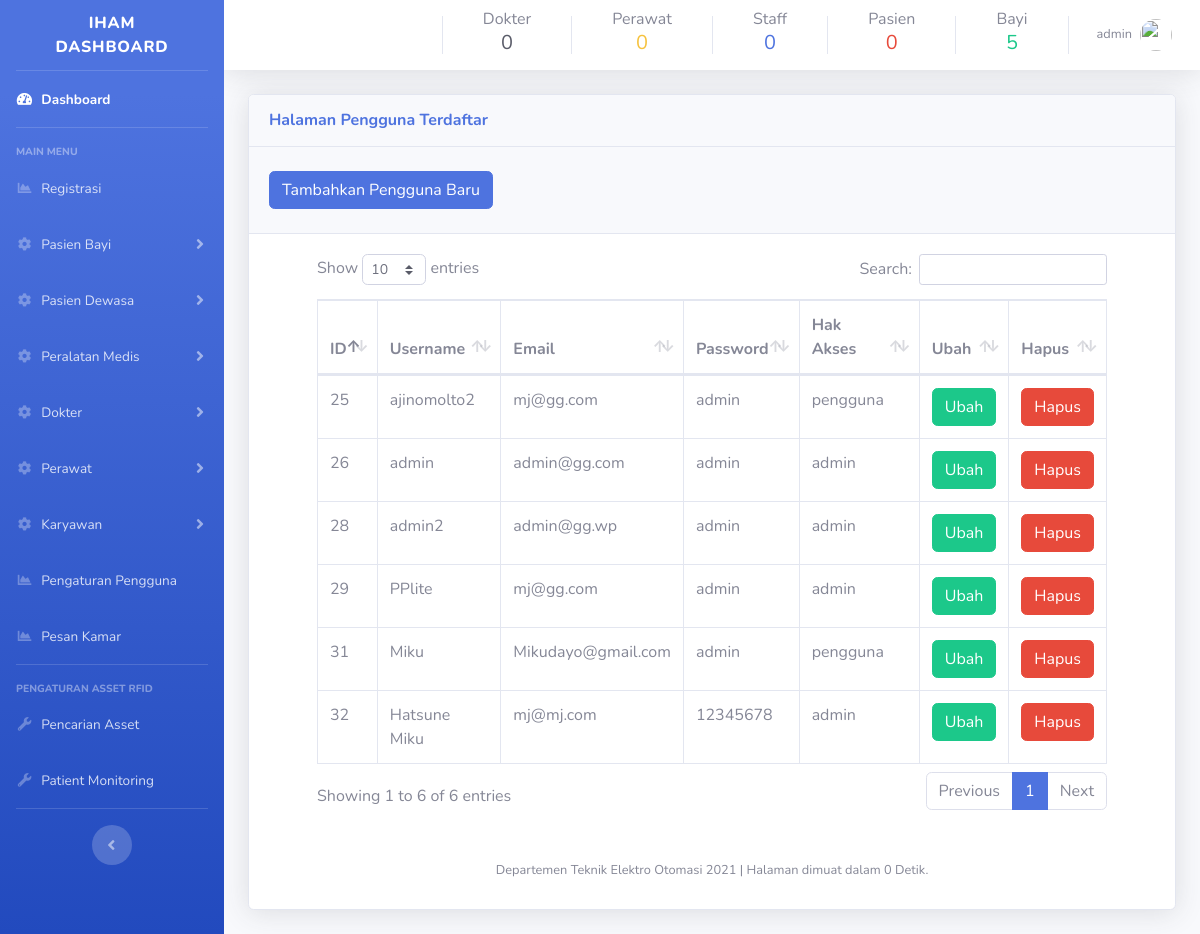
The page /pengaturan-pengguna.php (signed in) on the database as committed earlier.
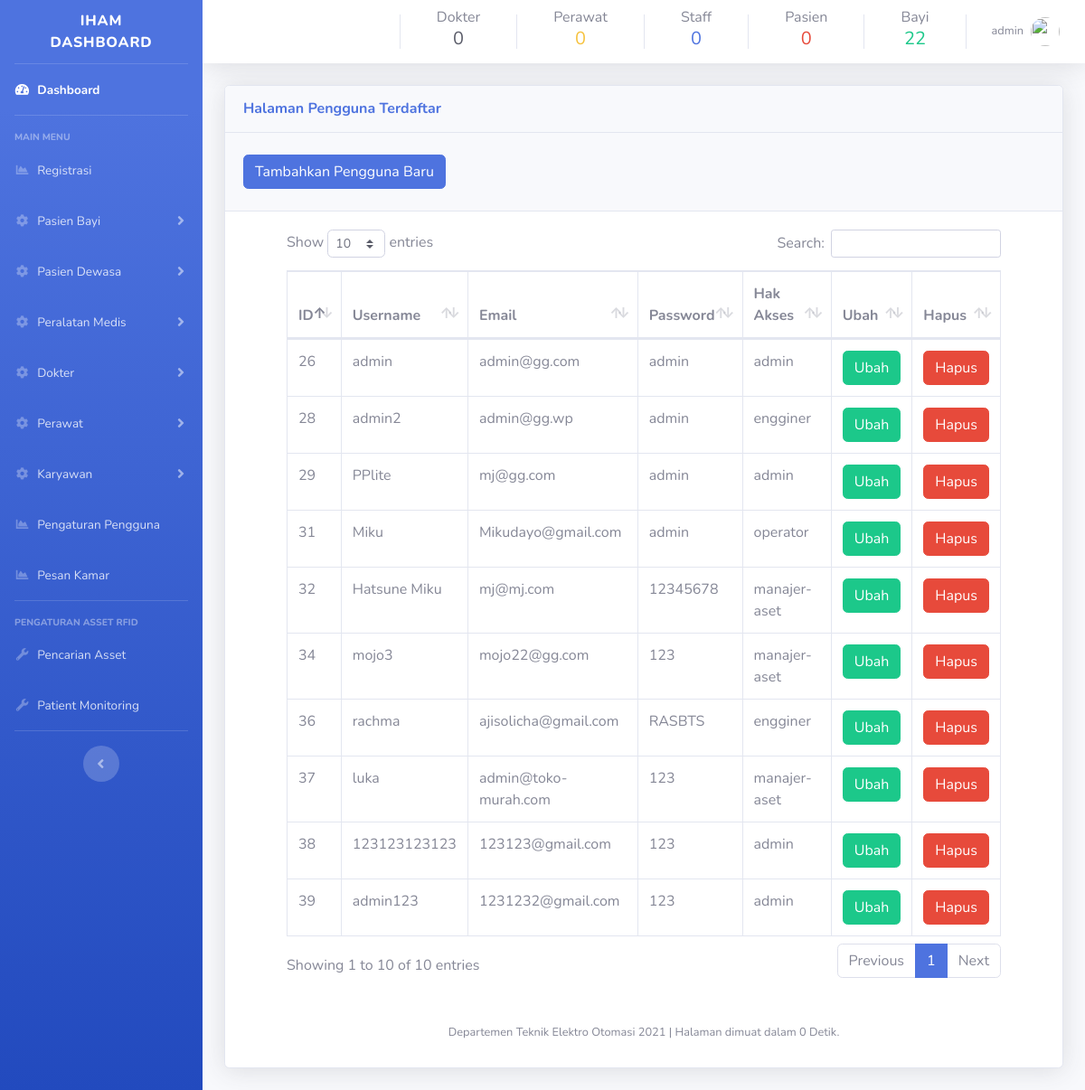
The same page on the database as committed later.
### tables this page shows
CREATE TABLE `register` (
  `id` int(11) NOT NULL,
  `username` varchar(50) NOT NULL,
  `email` varchar(50) NOT NULL,
  `password` varchar(50) NOT NULL,
  `usertype` varchar(20) NOT NULL
);

### halaman/register.php (the view, shortened to what the changed rows need)
<div class="container-fluid">
<div class="card shadow mb-4">
  <div class="card-header py-3">
    <h6 class="m-0 font-weight-bold text-primary">Halaman Pengguna Terdaftar
    </h6>
  </div>
  <div class="card-header py-4">
  <button type="button" class="btn btn-primary" data-toggle="modal" data-target="#addadminprofile">
              Tambahkan Pengguna Baru
            </button>
  </div>
<div class="container-fluid">
<div class="container-fluid">
<div class="card-body">
<div class="table-responsive">
    <?php
    $query = "SELECT * FROM register";
    $query_run = mysqli_query($connection, $query);
    ?>
      <table class="table table-bordered" id="tabelpengguna" width="100%" cellspacing="0">
        <thead>
          <tr>
            <th>ID </th>
            <th>Username</th>
            <th>Email</th>
            <th>Password</th>
            <th>Hak Akses</th>
            <th>Ubah</th>
            <th>Hapus</th>
          </tr>
        </thead>
        <tbody>
        <?php
        if(mysqli_num_rows($query_run) >0 )
        {
          while($row = mysqli_fetch_assoc($query_run))
          {
            ?>
          <tr>
          <td><?php echo $row['id']; ?></td>
            <td><?php echo $row['username']; ?></td>
            <td><?php echo $row['email']; ?></td>
            <td><?php echo $row['password']; ?></td>
            <td><?php echo $row['usertype']; ?></td>
            <td>
                      <button type="button" class="btn btn-success editbtn">Ubah</button>
            </td>
            <td>
                <button type="submit" name="delete_btn" class="btn btn-danger deletebtn">Hapus</button>
            </td>
            </div>
            <div class="container-fluid">
          <?php
          }
        }
        else {
          echo "Data tidak ditemukan";
        }
        ?>
    </div>
  </div>
</div>
</div>
<div class="container-fluid">
<div class="container-fluid">

### includes/navbar.php (shortened to what the changed rows need)
<?php
include_once('code.php');
?>
    <div id="content-wrapper" class="d-flex flex-column">
      <div id="content">
        <nav class="navbar navbar-expand navbar-light bg-white topbar mb-4 static-top shadow">
          <ul class="navbar-nav ml-auto">
<div class="container my-auto">
<div class="copyright text-center my-auto">
<a href="daftar-bayi.php"  style="text-decoration:none;" class="text-secondary">
Bayi
              <?php
              $query = "SELECT id FROM tb_stat_anak ORDER BY id";
              $query_run = mysqli_query($connection, $query);
              $row = mysqli_num_rows($query_run);
              echo '<h5 class="text-success">'.$row.'</h5>';
              ?>
</a>
</div>
</div>
          </ul>
        </nav>

Rows that differ between the two databases and show on the page:
removed register: id "25", username "ajinomolto2", email "mj@gg.com", password "admin", usertype "pengguna"
changed register "admin2": usertype "admin" → "engginer"
changed register "Miku": usertype "pengguna" → "operator"
changed register "Hatsune Miku": usertype "admin" → "manajer-aset"
added register: id "34", username "mojo3", email "mojo22@gg.com", password "123", usertype "manajer-aset"
added register: id "36", username "rachma", email "ajisolicha@gmail.com", password "RASBTS", usertype "engginer"
added register: id "37", username "luka", email "admin@toko-murah.com", password "123", usertype "manajer-aset"
added register: id "38", username "123123123123", email "123123@gmail.com", password "123", usertype "admin"
added register: id "39", username "admin123", email "1231232@gmail.com", password "123", usertype "admin"
Other text that changed with them:
$row: "5" → "22"
text written by a page script: "Show entries Search: Showing 1 to 6 of 6 entries Previous 1 Next" → "Show entries Search: Showing 1 to 10 of 10 entries Previous 1 Next"
